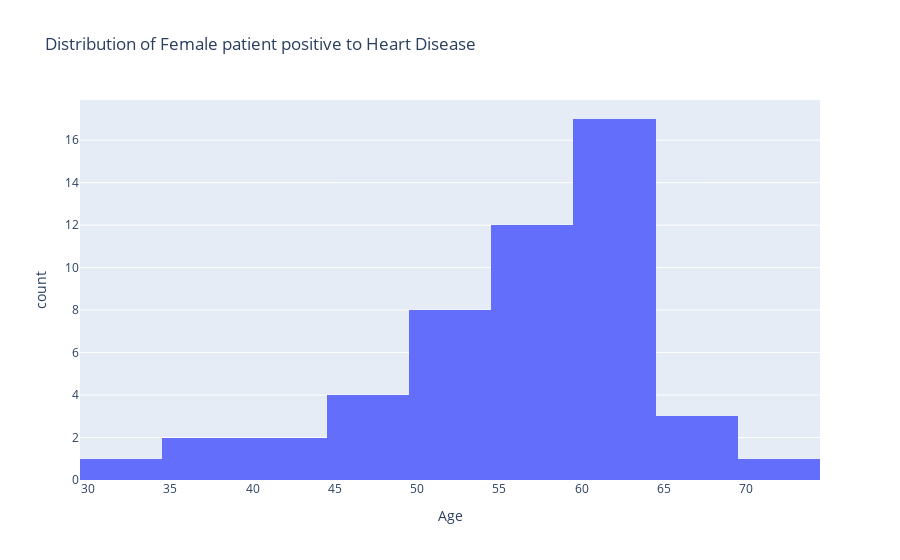

Source (notebook cell):
### Code cell
sub_df = df[(df["HeartDisease"] == 1) & (df["Sex"] == "F")]
fig = px.histogram(data_frame=sub_df, 
                   x="Age", 
                   hover_data=df.columns,
                   title="Distribution of Female patient positive to Heart Disease")
fig.show()

### Figure 1 — Plotly figure (JSON) as saved in the notebook; plotly's stock layout.template omitted (floating-point values rounded to 4 significant figures)
{"data": [{"alignmentgroup": "True", "bingroup": "x", "hovertemplate": "Age=%{x}<br>count=%{y}<extra></extra>", "legendgroup": "", "marker": {"color": "#636efa", "pattern": {"shape": ""}}, "name": "", "offsetgroup": "", "orientation": "v", "showlegend": false, "type": "histogram", "x": [49, 48, 54, 47, 40, 33, 59, 47, 58, 56, 50, 51, 62, 51, 38, 64, 64, 73, 38, 62, 50, 66, 64, 54, 54, 63, 65, 59, 51, 58, 61, 60, 55, 60, 56, 63, 66, 62, 62, 56, 62, 43, 61, 62, 62, 55, 58, 63, 57, 57], "xaxis": "x", "yaxis": "y"}], "layout": {"barmode": "relative", "legend": {"tracegroupgap": 0}, "title": {"text": "Distribution of Female patient positive to Heart Disease"}, "xaxis": {"anchor": "y", "domain": [0, 1], "title": {"text": "Age"}}, "yaxis": {"anchor": "x", "domain": [0, 1], "title": {"text": "count"}}}}
